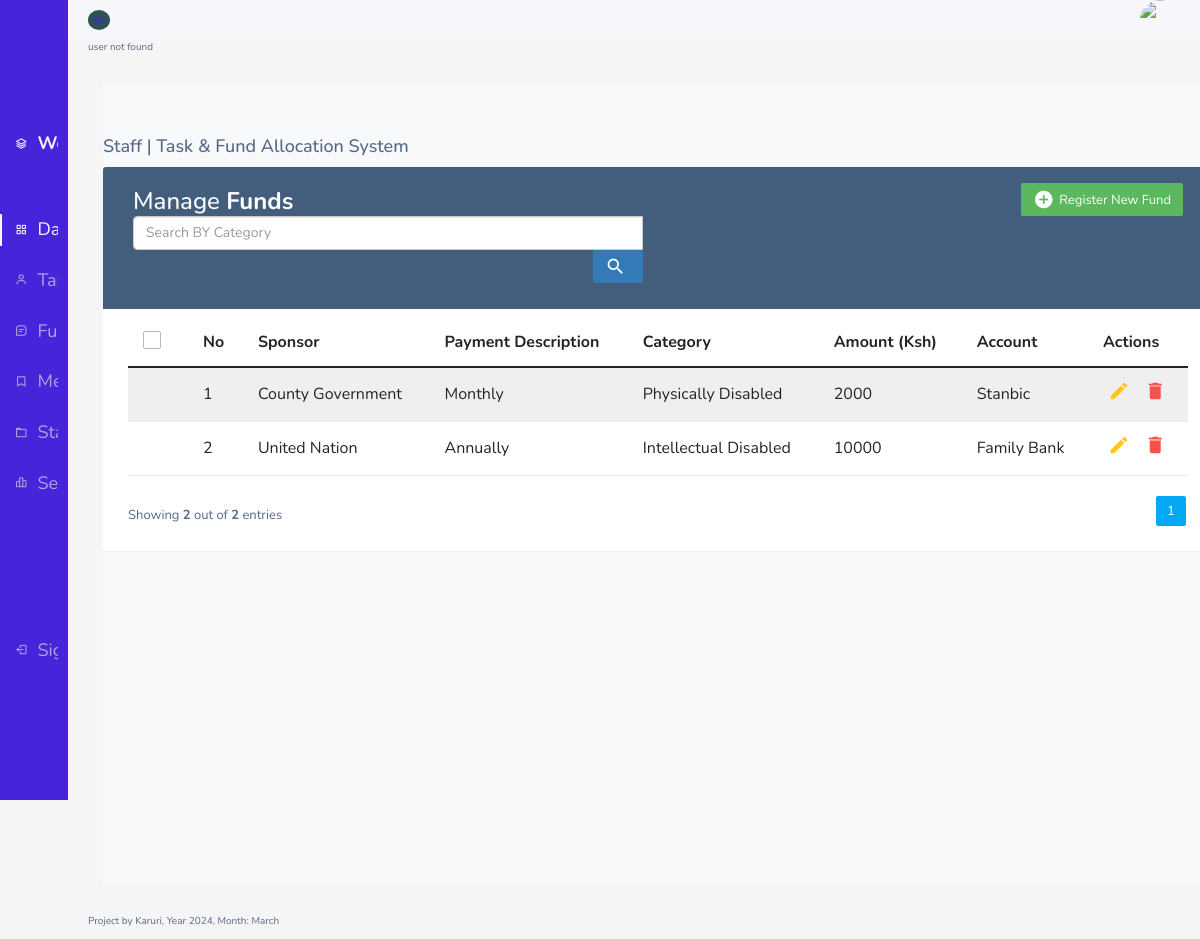
The app's page /admin/fund_allocation.php (signed in) with its own data.
### tables this page shows
CREATE TABLE `funds` (
  `id` int(11) NOT NULL,
  `sponsor` varchar(255) NOT NULL,
  `description` varchar(255) NOT NULL,
  `category` varchar(255) NOT NULL,
  `payment_method` varchar(255) NOT NULL,
  `amount` int(11) NOT NULL
);

### admin/fund_allocation.php (the view, shortened to what this page needs)
<?php include 'head.php'?>
<!DOCTYPE html>
<html>
<head>
<link rel="stylesheet" href="https://maxcdn.bootstrapcdn.com/font-awesome/4.7.0/css/font-awesome.min.css">
<link rel="stylesheet" href="https://maxcdn.bootstrapcdn.com/bootstrap/3.3.7/css/bootstrap.min.css">
<link rel="stylesheet" href="./css1/tables.css">
<?php include 'header.php'?>
    <div class="container">
		<div class="table-responsive">
			<?php include 'menu.php'?>
			<div class="table-wrapper">
				<div class="table-title">
					<div class="row">
						<div class="col-xs-6">
							<h2>Manage <b>Funds</b></h2>
						</div><br>
						<div class="col-xs-6">
							<a href="#addTaskModal" class="btn btn-success" data-toggle="modal"><i class="material-icons">&#xE147;</i> <span>Register New Fund</span></a>
						</div>
						<div class="col-xs-6">
							<form action="<?php echo $_SERVER['PHP_SELF']; ?>" method="GET">
							  <div class="input-group">
							    <input type="text" class="form-control" placeholder="Search BY Category" name="query">
							    <div class="input-group-append">
							      <button class="btn btn-primary" type="submit">
							        <i class="material-icons">search</i>
							      </button>
							    </div>
							  </div>
							</form>
						</div>
					</div>
				</div>
				<table class="table table-striped table-hover">
					<thead>
						<tr>
							<th>
								<span class="custom-checkbox">
									<label for="selectAll"></label>
								</span>
							</th>
							<th>No</th>
							<th>Sponsor</th>
							<th>Payment Description</th>
							<th>Category</th>
							<th>Amount (Ksh)</th>
							<th>Account</th>
							<th>Actions</th>
						</tr>
					</thead>
					<tbody> <?php
							$recordsPerPage = 5;
							$page = isset($_GET['page']) && is_numeric($_GET['page']) ? $_GET['page'] : 1;
							$sqlTotal = "SELECT COUNT(id) AS total FROM funds";
							$resultTotal = $conn->query($sqlTotal);
							$rowTotal = $resultTotal->fetch_assoc();
							$totalRecords = $rowTotal['total'];
							$offset = ($page - 1) * $recordsPerPage;
							$totalPages = ceil($totalRecords / $recordsPerPage);
						     $sql = "SELECT * FROM funds LIMIT $offset, $recordsPerPage";
						    $result = $conn->query($sql);
						    if ($result->num_rows > 0) {
						    	 $count = 1;
						        while($row = $result->fetch_assoc()) {
						    ?>
						            <tr>
						                <td>
						                   <td><?php echo $count; ?></td>
						                </td>
						                <td><?php echo $row["sponsor"]; ?></td>
						                <td><?php echo $row["description"]; ?></td>
						                <td>
										    <?php
										    if ($row["category"] == 0) {
										        echo "Physically Disabled";
										    } else {
										        echo "Intellectual Disabled";
										    }
										    ?>
										</td>
						                <td><?php echo $row["amount"]; ?></td>
						                <td><?php echo $row["payment_method"]; ?></td>
						                <td>
						                    <a href="#editTaskModal<?php echo $row["id"]; ?>" class="edit" data-toggle="modal"><i class="material-icons" data-toggle="tooltip" title="Edit">&#xE254;</i></a>
						                    <a href="#deletetaskModal<?php echo $row["id"]; ?>" class="delete" data-toggle="modal"><i class="material-icons" data-toggle="tooltip" title="Delete">&#xE872;</i></a>
						                </td>
						            </tr>
						    <?php
						    	$count++;
						        }
						    } else {
						        echo "<tr><td colspan='6'>No records found</td></tr>";
						    }
						    ?>
					</tbody>
				</table>
				<div class="clearfix"><?php
					echo '<div class="hint-text">Showing <b>' . min(($page - 1) * $recordsPerPage + $result->num_rows, $totalRecords) . '</b> out of <b>' . $totalRecords . '</b> entries</div>';
					echo '<ul class="pagination">';
					for ($i = 1; $i <= $totalPages; $i++) {
					    echo '<li class="page-item ' . ($page == $i ? 'active' : '') . '"><a href="?page=' . $i . '" class="page-link">' . $i . '</a></li>';
					}
					echo '</ul>'; ?>
				</div>
			</div>
		</div>
    </div>
   <?php include 'footer.php'?>

### css1/menubar.css (style rules this page uses)
:root { --header-height: 3rem; --nav-width: 68px; --first-color: #4723D9; --first-color-light: #AFA5D9; --white-color: #F7F6FB; --body-font: 'Nunito', sans-serif; --normal-font-size: 1rem; --z-fixed: 100 }
body { position: relative; margin: var(--header-height) 0 0 0; padding: 0 1rem; font-family: var(--body-font); font-size: var(--normal-font-size); transition: .5s }
a { text-decoration: none }
.active { color: var(--white-color) }
.active::before { content: ''; position: absolute; left: 0; width: 2px; height: 32px; background-color: var(--white-color) }
@media screen and (min-width: 768px) { body { margin: calc(var(--header-height) + 1rem) 0 0 0; padding-left: calc(var(--nav-width) + 2rem) } }

### admin/css1/tables.css (style rules this page uses)
body { color: #566787; background: #f5f5f5; font-family: 'Varela Round', sans-serif; font-size: 13px; }
.table-responsive { margin: 30px 0; }
.table-wrapper { min-width: 1000px; background: #fff; padding: 20px 25px; border-radius: 3px; box-shadow: 0 1px 1px rgba(0,0,0,.05); }
.table-title { padding-bottom: 15px; background: #435d7d; color: #fff; padding: 16px 30px; margin: -20px -25px 10px; border-radius: 3px 3px 0 0; }
.table-title h2 { margin: 5px 0 0; font-size: 24px; }
.table-title .btn { color: #fff; float: right; font-size: 13px; border: none; min-width: 50px; border-radius: 2px; border: none; outline: none !important; margin-left: 10px; }
.table-title .btn i { float: left; font-size: 21px; margin-right: 5px; }
.table-title .btn span { float: left; margin-top: 2px; }
table.table tr th, table.table tr td { border-color: #e9e9e9; padding: 12px 15px; vertical-align: middle; }
table.table tr th:first-child { width: 60px; }
table.table tr th:last-child { width: 100px; }
table.table-striped tbody tr:nth-of-type(odd) { background-color: #fcfcfc; }
table.table td:last-child i { opacity: 0.9; font-size: 22px; margin: 0 5px; }
table.table td a { font-weight: bold; color: #566787; display: inline-block; text-decoration: none; outline: none !important; }
table.table td a.edit { color: #FFC107; }
table.table td a.delete { color: #F44336; }
table.table td i { font-size: 19px; }
.pagination { float: right; margin: 0 0 5px; }
.pagination li a { border: none; font-size: 13px; min-width: 30px; min-height: 30px; color: #999; margin: 0 2px; line-height: 30px; border-radius: 2px !important; text-align: center; padding: 0 6px; }
.pagination li.active a, .pagination li.active a.page-link { background: #03A9F4; }
.hint-text { float: left; margin-top: 10px; font-size: 13px; }
.custom-checkbox { position: relative; }
.custom-checkbox label:before { width: 18px; height: 18px; }
.custom-checkbox label:before { content: ''; margin-right: 10px; display: inline-block; vertical-align: text-top; background: white; border: 1px solid #bbb; border-radius: 2px; box-sizing: border-box; z-index: 2; }

### admin/css1/menubar.css (style rules this page uses)
:root { --header-height: 3rem;--nav-width: 68px;--first-color: #4723D9;--first-color-light: #AFA5D9;--white-color: #F7F6FB;--body-font: 'Nunito', sans-serif;--normal-font-size: 1rem;--z-fixed: 100 }
*,::before,::after { box-sizing: border-box }
body { position: relative;margin: var(--header-height) 0 0 0;padding: 0 1rem;font-family: var(--body-font);font-size: var(--normal-font-size);transition: .5s }
a { text-decoration: none }
.active { color: var(--white-color) }
.active::before { content: '';position: absolute;left: 0;width: 2px;height: 32px;background-color: var(--white-color) }
@media screen and (min-width: 768px) { body { margin: calc(var(--header-height) + 1rem) 0 0 0;padding-left: calc(var(--nav-width) + 2rem) } }

### records on screen
funds: sponsor "County Government", description "Monthly", category "Physically Disabled", amount "2000", payment_method "Stanbic", id "2"
funds: sponsor "United Nation", description "Annually", category "Intellectual Disabled", amount "10000", payment_method "Family Bank"

### other values on screen
$totalRecords "2"
